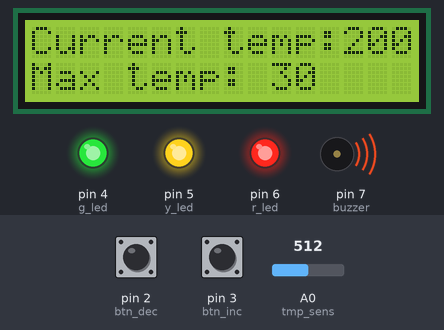
This sketch was run on a simulated Arduino Uno, built with avr-gcc and run on an emulated ATmega328P. On the bench: 16×2 character LCD, output pins drawn as LEDs (lit = HIGH), buzzer (waves = sounding). The inputs (shaded band) are chosen by the test bench; at power-on: A0 (tmp_sens) = 512, pin 3 (btn_inc) LOW, pin 2 (btn_dec) LOW.

Above: at 1.2 s.
1.3 s: A0 (tmp_sens) set to 177
At 2.8 s:
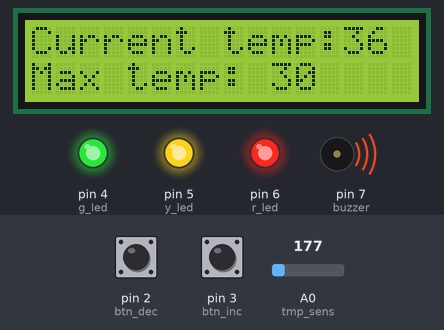
3.6 s: A0 (tmp_sens) set to 163
At 4.6 s:
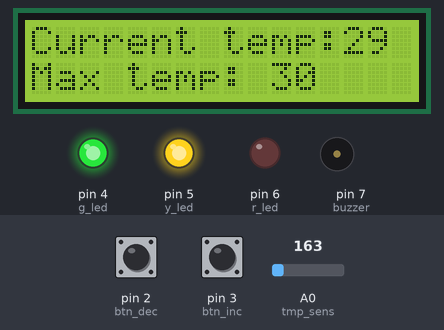
5.7 s: pin 3 (btn_inc) pulled HIGH for 1.25 s
At 8.1 s:
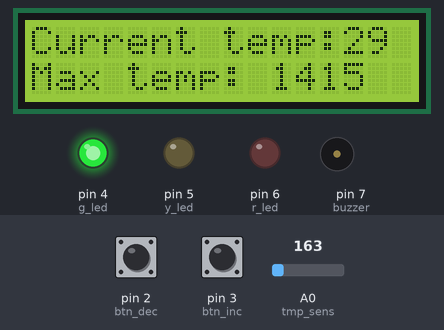
8.4 s: pin 2 (btn_dec) pulled HIGH for 3.2 s
At 11.2 s:
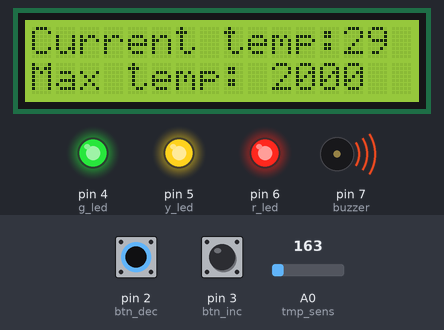
13.1 s: pin 2 (btn_dec) pulled HIGH for 1.25 s
At 15.1 s:
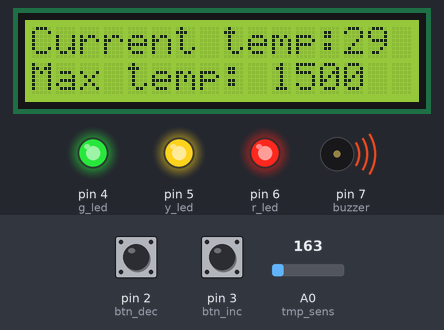
15.8 s: pin 3 (btn_inc) pulled HIGH for 3.2 s
At 20.3 s:
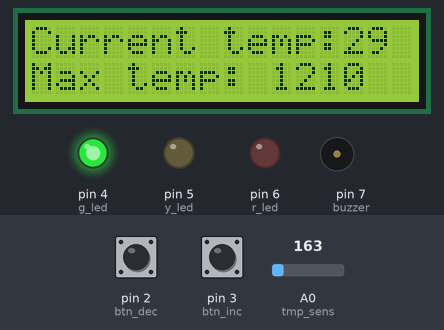
Timing chart, 0 to 21.5 s (numbered marks = the images above; inputs shaded):
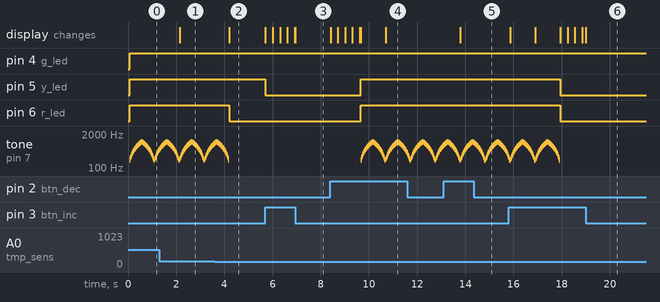

The sketch:

Arduino-Temperature-Monitor-Alarm.ino
```cpp
#include <LiquidCrystal.h>

// Declaration of LCD pins
const int RS = 13;
const int E = 12;
const int DB4 = 11;
const int DB5 = 10;
const int DB6 = 9;
const int DB7 = 8;

LiquidCrystal lcd(RS, E, DB4, DB5, DB6, DB7);

// Declaration of variable pins
const int g_led = 4;
const int y_led = 5;
const int r_led = 6;
const int btn_dec = 2;
const int btn_inc = 3;
const int buzzer = 7;
const int tmp_sens = A0;

float voltage;
int max_temp = 30;
int curr_temp;

void setup() {
  // Setting up pinModes for each pin
  pinMode(RS, OUTPUT);
  pinMode(E, OUTPUT);
  pinMode(DB4, OUTPUT);
  pinMode(DB5, OUTPUT);
  pinMode(DB6, OUTPUT);
  pinMode(DB7, OUTPUT);
  pinMode(g_led, OUTPUT);
  pinMode(y_led, OUTPUT);
  pinMode(r_led, OUTPUT);
  pinMode(buzzer, OUTPUT);
  pinMode(btn_dec, INPUT);
  pinMode(btn_inc, INPUT);
  pinMode(tmp_sens, INPUT);

  lcd.begin(16, 2);
  Serial.begin(9600);
}

void loop() {
  getTempC(tmp_sens); // Constantly getting the temperature
  showStats();        // After each temperature measured, print the info to LCD
  // Check if the requirements are met to set the LEDs and buzzer accordingly
  setAlarmNLeds();
  // Modify the maximum temperature threshold with 5 degrees on the press of a button
  // One button is for increasing it, and the other one for decreasing it
  if (digitalRead(btn_inc) == HIGH)
    max_temp += 5;
  else if (digitalRead(btn_dec) == HIGH)
    max_temp -= 5;
}

// Getting the temperature in Celsius degrees using some formulas
float getTempC(int pin) {
  voltage = (analogRead(pin) * 0.004882814);
  curr_temp = (voltage - 0.5) * 100.0;
}

// Function that prints on the LCD the info, current temperature and maximum temperature
void showStats() {
  lcd.setCursor(0, 0);
  lcd.print("Current temp:");
  // This IF statement handles cases where the temperature drops from 3 digits to 2 digits,
  // clearing the last digit.
  if (curr_temp >= 100)
    lcd.print(curr_temp);
  else {
    lcd.print(curr_temp);
    lcd.print(" ");
  }
  lcd.setCursor(0, 1);
  lcd.print("Max temp: ");
  lcd.print(max_temp);
}

/*
This function adjusts the LEDs and buzzer based on the measured temperature.
- When the current temperature is within 0 to 90% of the maximum temperature threshold,
only the green LED is turned on.
- When the current temperature is within 91 to 100% of the maximum temperature threshold,
both the green and yellow LEDs are turned on.
- If the current temperature exceeds the maximum temperature threshold,
all three LEDs (green, yellow, and red) are turned on, and the buzzer emits sounds.
*/
void setAlarmNLeds() {
  if (curr_temp < (max_temp * 0.9)) {
    digitalWrite(g_led, HIGH);
    digitalWrite(y_led, LOW);
    digitalWrite(r_led, LOW);
    noTone(buzzer);
  }
  else if (curr_temp >= (max_temp * 0.9) && curr_temp < max_temp) {
    digitalWrite(g_led, HIGH);
    digitalWrite(y_led, HIGH);
    digitalWrite(r_led, LOW);
    noTone(buzzer);
  }
  else {
    digitalWrite(g_led, HIGH);
    digitalWrite(y_led, HIGH);
    digitalWrite(r_led, HIGH);
    // Here I wanted to make a fade effect for the sound, therefore I used for loops
    for (int i = 200; i <= 1000; i += 25) {
      tone(buzzer, i);
      delay(15);
    }
    delay(20);
    for (int i = 1000; i >= 200; i -= 25) {
      tone(buzzer, i);
      delay(15);
    }
    delay(20);
  }
}
```

Measured:
- the behaviour switches between 164 and 163 on A0 (tmp_sens) (found by bisection; images 1 and 2)
- after the input at 1.3 s, the display: changes after 0.84 s (image 1)
- after the input at 3.6 s, pin 6 (r_led): HIGH → LOW after 0.61 s; the display: changes after 0.61 s (image 2)
- after the input at 5.7 s, pin 5 (y_led): HIGH → LOW at once; the display: first changes at once (image 3 shows a later state)
- after the input at 8.4 s, pin 5 (y_led), pin 6 (r_led): LOW → HIGH after 1.3 s; tone on pin 7 (buzzer): plays 200 Hz for 0.02 s, 225 Hz for 0.02 s, 250 Hz for 0.02 s, 275 Hz for 0.02 s, 300 Hz for 0.02 s, 325 Hz for 0.02 s … (215 notes in this stretch), starting after 1.3 s; the display: first changes at once (image 4 shows a later state)
- after the input at 13.1 s, the display: changes after 0.70 s (image 5)
- after the input at 15.8 s, pin 5 (y_led), pin 6 (r_led): HIGH → LOW after 2.1 s; the display: first changes after 0.07 s (image 6 shows a later state)
- by itself, tone on pin 7 (buzzer): plays 550 Hz for 0.02 s, 575 Hz for 0.02 s, 600 Hz for 0.02 s, 625 Hz for 0.02 s, 650 Hz for 0.02 s, 675 Hz for 0.02 s … (143 notes in this stretch)
